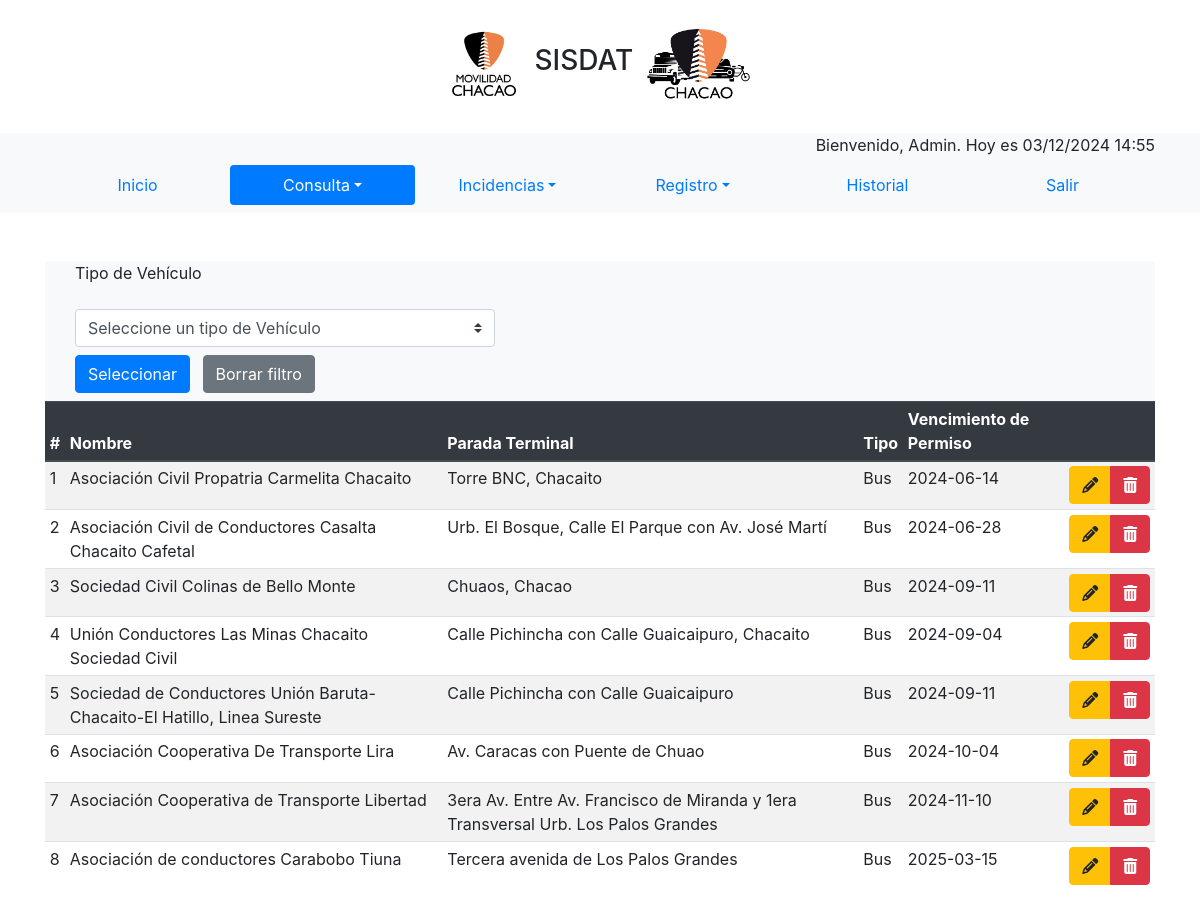
/index.php?pagina=consultaorg (signed in), run on the app's committed database.
### tables this page shows
CREATE TABLE `organizaciones` (
  `id_organizacion` int(11) NOT NULL,
  `nombre` text NOT NULL,
  `casco` text NOT NULL,
  `terminal` text NOT NULL,
  `tipo` enum('Bus','Taxi','Moto-Taxi') NOT NULL,
  `fpermiso` date NOT NULL,
  `status` enum('Activo','Inactivo') NOT NULL
);

### controladores/plantilla.controlador.php (called while the page is built)
<?php
class ControladorPlantilla{
    public  function ctrTraerPlantilla(){
        include "vistas/plantilla.php";
    }
}

### index.php (called while the page is built)
<?php
require_once "controladores/plantilla.controlador.php";
require_once "controladores/formularios.controlador.php";
require_once "modelos/formularios.modelo.php";
$plantilla = new ControladorPlantilla();
$plantilla -> ctrTraerPlantilla();

### controladores/formularios.controlador.php (called while the page is built, shortened)
<?php
class ControladorFormularios{
    public static function ctrSeleccionarRegistrosOrg(){
        $tabla = "organizaciones";
        $id = "id_organizacion";
        $respuesta = ModeloFormularios::mdlSeleccionarRegistros($tabla, $id, null, null);
        return $respuesta;
    }
}

### modelos/conexion.php (called while the page is built)
<?php
class Conexion{
    public static function conectar(){
    $link = new PDO("mysql:host=127.0.0.1;dbname=bdsidat", "root","");
    $link->exec("set names utf8");
    return $link;
    }
}

### modelos/formularios.modelo.php (called while the page is built, shortened)
<?php
require_once "conexion.php";
class ModeloFormularios{
    public static function mdlSeleccionarRegistros($tabla, $id, $item, $valor){
        if($item == null && $valor == null){
            $stmt = Conexion::conectar()->prepare("SELECT * FROM $tabla ORDER BY $id");
            $stmt->execute();
            return $stmt -> fetchAll();
        }else{
            $stmt = Conexion::conectar()->prepare("SELECT * FROM $tabla WHERE $item = :$item");
            $stmt->bindParam(":".$item, $valor, PDO::PARAM_STR);
            $stmt->execute();
            return $stmt -> fetch();
        }
    }
}

### vistas/paginas/consultaorg.php (the view, shortened to what this page needs)
<?php
    $organizaciones = ControladorFormularios::ctrSeleccionarRegistrosOrg(null, null);
?>
<div class="container-fluid bg-light">
    <div class="form-group col-sm-2 ">
        <label for="tipo">Tipo de Vehículo</label>
    </div>
    <div class="col-sm-5">
        <form method="post">
            <select id="tipo" name="tipo" class="custom-select">
                <option selected>Seleccione un tipo de Vehículo</option>
            </select>
            <button type="submit" class="btn btn-primary mt-2 mb-2 mr-sm-2">Seleccionar</button>
            <a href="index.php?pagina=consultaorg" class="btn btn-secondary mt-2 mb-2">Borrar filtro</a>
        </form>
    </div>
</div>
<div class="thead-dark">
    <table class="table  table-striped table-sm">
        <thead class="thead-dark">
            <tr>
                <th>#</th>
                <th>Nombre</th>
                <th>Parada Terminal</th>
                <th>Tipo</th>
                <th>Vencimiento de Permiso</th>
                <th></th>
            </tr>
        </thead>
        <tbody>
            <?php
                if (isset($_GET["borrar_filtro"])) {
                   $registrosFiltrados = $usuarios;
                }elseif (isset($_POST["tipo"])) {
                    $tipoVehiculo = $_POST["tipo"];
                    $registrosFiltrados = ControladorFormularios::ctrFiltrarRegistrosPorTipo($tipoVehiculo);
                } else {
                    $registrosFiltrados = $organizaciones;
                }
                foreach ($registrosFiltrados as $key => $value): ?>
                <tr>
                    <td><?php echo ($key+1);?></td>
                    <td><?php echo $value["nombre"]; ?></td>
                    <td><?php echo $value["terminal"]; ?></td>
                    <td><?php echo $value["tipo"]; ?></td>
                    <td><?php echo $value["fpermiso"]; ?></td>
                    <td>
                        <div class="btn-group">
                            <a href="index.php?pagina=editar&formulario=Org&id_org=<?php echo $value["id_organizacion"]?>; " class="btn
                                btn-warning"><i class="fas fa-pencil-alt"></i></a>
                            <button class="btn btn-danger"><i class="fas fa-trash-alt"></i></button>
                        </div>
                    </td>
                </tr>
            <?php endforeach ?>
        </tbody>
    </table>
</div>

### data on the page
organizaciones: nombre "Asociación Civil Propatria Carmelita Chacaito", terminal "Torre BNC, Chacaito", tipo "Bus", fpermiso "2024-06-14"
organizaciones: nombre "Asociación Civil de Conductores Casalta Chacaito Cafetal", terminal "Urb. El Bosque, Calle El Parque con Av. José Martí", tipo "Bus", fpermiso "2024-06-28"
organizaciones: nombre "Sociedad Civil Colinas de Bello Monte", terminal "Chuaos, Chacao", tipo "Bus", fpermiso "2024-09-11"
organizaciones: nombre "Unión Conductores Las Minas Chacaito Sociedad Civil", terminal "Calle Pichincha con Calle Guaicaipuro, Chacaito", tipo "Bus", fpermiso "2024-09-04"
organizaciones: nombre "Sociedad de Conductores Unión Baruta-Chacaito-El Hatillo, Linea Sureste", terminal "Calle Pichincha con Calle Guaicaipuro", tipo "Bus", fpermiso "2024-09-11"
organizaciones: nombre "Asociación Cooperativa De Transporte Lira", terminal "Av. Caracas con Puente de Chuao", tipo "Bus", fpermiso "2024-10-04"
organizaciones: nombre "Asociación Cooperativa de Transporte Libertad", terminal "3era Av. Entre Av. Francisco de Miranda y 1era Transversal Urb. Los Palos Grandes", tipo "Bus", fpermiso "2024-11-10"
organizaciones: nombre "Asociación de conductores Carabobo Tiuna", terminal "Tercera avenida de Los Palos Grandes", tipo "Bus", fpermiso "2025-03-15"

### other printed values
$mensajeBienvenida "Bienvenido, Admin. Hoy es 03/12/2024 14:55"
